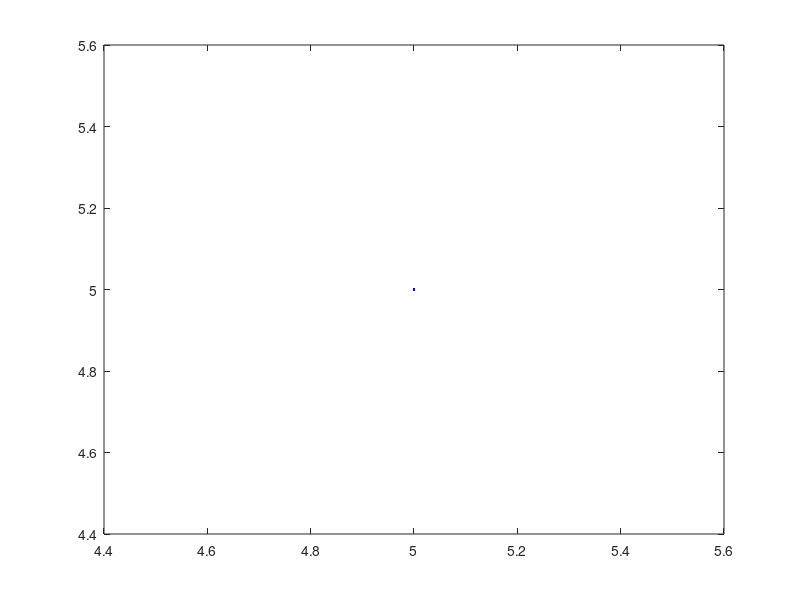

Source code (MATLAB):
clear all;
clc;

X = input('enter set of points of x ');
Y0 = input('enter set of points of y ');
Y1 = log(Y0);
F = zeros(2);
B = zeros(2 , 1);
A = zeros(2 , 1);

for(i=1:2)
    c=1;
    for(j=i-1:i)
        fn = X.^j;
        F(i,c) = sum(fn);
        c=c+1;
    end
    fn = (X.^(i-1)).*Y1;
    B(i,1) = sum(fn);
end

A = inv(F)*B;

a = exp(A(1,1));
b = A(2,1);

x = min(X):0.1:max(X);
y =a*exp(x*b);
plot(x,y,'r',X,Y0,'b.');
